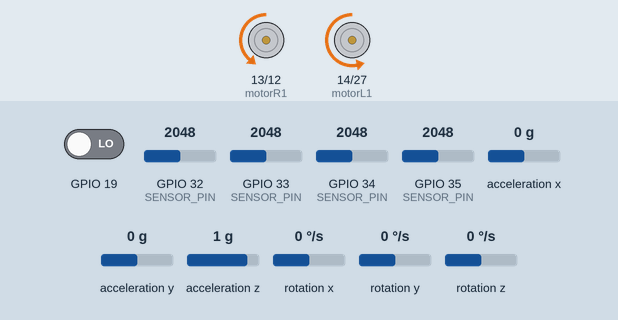
A sketch run on a simulated ESP32. Parts: motor-driver pin pairs drawn as motors (green arrow = first pin HIGH = forward, orange = second pin HIGH = backward, longer = more drive). Inputs (shaded band) come from the test bench; at power-on: acceleration x 0 g, GPIO 33 (SENSOR_PIN) = 2048, GPIO 34 (SENSOR_PIN) = 2048, GPIO 32 (SENSOR_PIN) = 2048, acceleration z 1 g, acceleration y 0 g, GPIO 19 LOW, GPIO 35 (SENSOR_PIN) = 2048, rotation x 0 °/s, rotation y 0 °/s, rotation z 0 °/s. The sensor or clock chip raises its interrupt line as the real part does; what the sketch prints to the serial monitor is not drawn.

Above: at 1.7 s.
1.8 s: acceleration x set to -1.4 g
At 2.8 s:
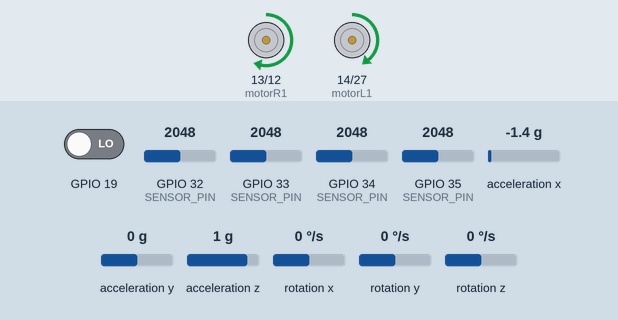
3.3 s: GPIO 33 (SENSOR_PIN) set to 1460
At 4.5 s:
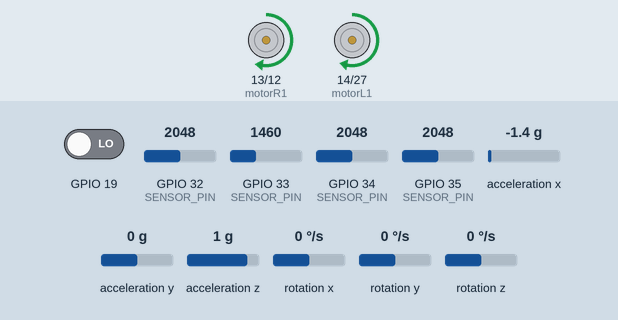
4.8 s: GPIO 34 (SENSOR_PIN) set to 2866
At 5.9 s:
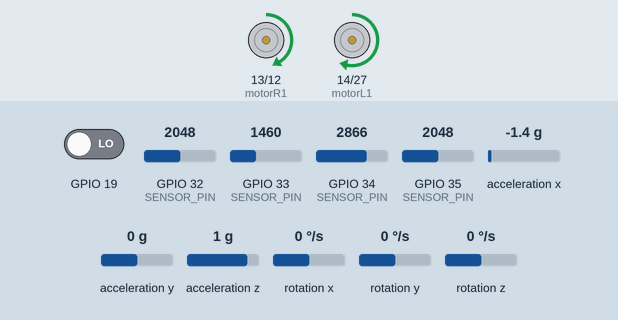
6.3 s: GPIO 32 (SENSOR_PIN) set to 1228
At 7.1 s:
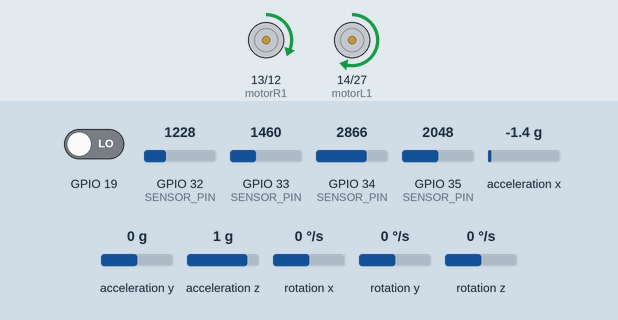
7.8 s: acceleration z set to -1.4 g
At 8.9 s:
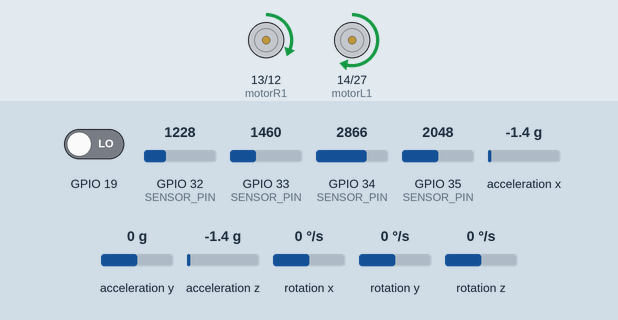
9.3 s: acceleration y set to -1.4 g
At 10.1 s:
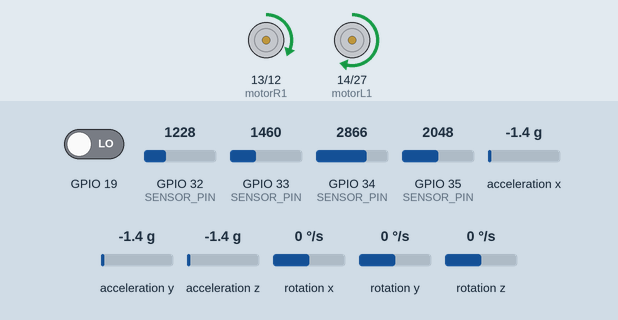
Timing chart, 0 to 11.8 s (numbered marks = the images above; inputs shaded):
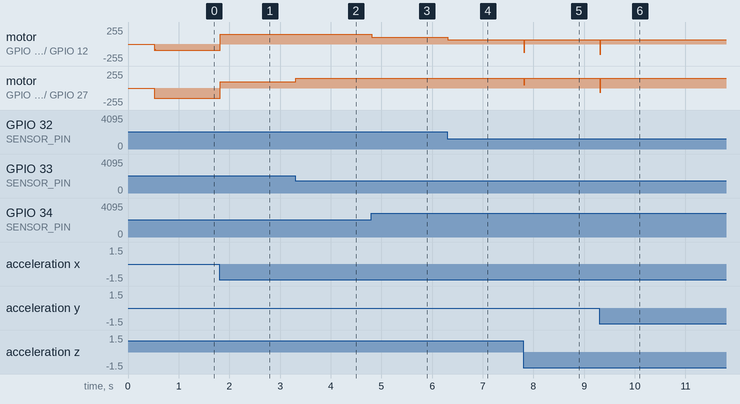

The sketch:

BALANCE_LF_REV2_PID.ino
```cpp
#include <Wire.h>
#include <MPU6050_6Axis_MotionApps20.h>
#include <PID_v1.h>

#define MIN_ABS_SPEED 10

// Define pin assignments
int motorL1 = 14;
int motorL2 = 27;
int motorR1 = 13;
int motorR2 = 12;

MPU6050 mpu;

bool dmpReady = false;
volatile bool mpuInterrupt = false;
uint8_t mpuIntStatus;
uint8_t devStatus;
uint16_t packetSize;
uint16_t fifoCount;
uint8_t fifoBuffer[64];

Quaternion q;
VectorFloat gravity;
float ypr[3];

double originalSetpoint = 174.00;
double setpoint = originalSetpoint;
double movingAngleOffset = 0.1;
double input, output;

double Kp = 17;
double Kd = 0.9;
double Ki = 250;
PID pidBalancing(&input, &output, &setpoint, Kp, Ki, Kd, DIRECT);

// Line follower sensor pins
int S0 = 34;
int S1 = 35;
int S2 = 32;
int S3 = 33;
int SENSOR_PIN[] = {S0, S1, S2, S3};
int sensorValues[4];

// PID for line following
double lineFollowingSetpoint = 1500;  // Adjust as needed
double lineFollowingInput, lineFollowingOutput;
double lineFollowingKp = 11;  // Adjust as needed
double lineFollowingKd = 0.2;  // Adjust as needed
double lineFollowingKi = 100;  // Adjust as needed
PID pidLineFollowing(&lineFollowingInput, &lineFollowingOutput, &lineFollowingSetpoint, lineFollowingKp, lineFollowingKi, lineFollowingKd, DIRECT);

void setup() {
  Serial.begin(115200);
  Wire.begin();
  Wire.setClock(400000);

  pinMode(motorL1, OUTPUT);
  pinMode(motorL2, OUTPUT);
  pinMode(motorR1, OUTPUT);
  pinMode(motorR2, OUTPUT);

  mpu.initialize();
  devStatus = mpu.dmpInitialize();
  mpu.setXGyroOffset(220);
  mpu.setYGyroOffset(76);
  mpu.setZGyroOffset(-85);
  mpu.setZAccelOffset(1788);

  if (devStatus == 0) {
    mpu.setDMPEnabled(true);
    attachInterrupt(digitalPinToInterrupt(19), dmpDataReady, RISING);
    mpuIntStatus = mpu.getIntStatus();
    dmpReady = true;
    packetSize = mpu.dmpGetFIFOPacketSize();

    pidBalancing.SetMode(AUTOMATIC);
    pidBalancing.SetSampleTime(10);
    pidBalancing.SetOutputLimits(-150, 150);

    pidLineFollowing.SetMode(AUTOMATIC);
    pidLineFollowing.SetSampleTime(10);
    pidLineFollowing.SetOutputLimits(-150, 150);
  } else {
    Serial.print(F("DMP Initialization failed (code "));
    Serial.print(devStatus);
    Serial.println(F(")"));
  }

  // Setup line follower sensor pins
  for (int i = 0; i < 4; i++) {
    pinMode(SENSOR_PIN[i], INPUT);
  }
}

void loop() {
  if (!dmpReady) return;

  while (!mpuInterrupt && fifoCount < packetSize) {
    fifoCount = mpu.getFIFOCount();
    if ((mpuIntStatus & 0x10) || fifoCount == 1024) {
      mpu.resetFIFO();
      Serial.println(F("FIFO overflow!"));
      break;
    }
  }

  if (mpuInterrupt) {
    mpuInterrupt = false;
    fifoCount = mpu.getFIFOCount();

    if (fifoCount >= packetSize) {
      mpu.getFIFOBytes(fifoBuffer, packetSize);
      fifoCount -= packetSize;
      mpu.dmpGetQuaternion(&q, fifoBuffer);
      mpu.dmpGetGravity(&gravity, &q);
      mpu.dmpGetYawPitchRoll(ypr, &q, &gravity);
      input = ypr[1] * 180 / M_PI + 180;

      // Line follower logic
      int linePosition = baca_garis();

      // Print line position and PWM values to Serial Monitor
      Serial.print("Line Position: ");
      Serial.println(linePosition);
      Serial.print("Balancing PWM: ");
      Serial.println(output);
      Serial.print("Line Following PWM: ");
      Serial.println(lineFollowingOutput);

      pidBalancing.Compute();
      pidLineFollowing.Compute();

      // Hitung output motor berdasarkan self-balancing dan line following
      int balancingOutput = output;

      // Perhitungan line following correction
      int lineFollowingCorrection = map(linePosition, -3000, 3000, -150, 150);

      // Berikan bobot pada masing-masing output
      int motorL = balancingOutput - lineFollowingCorrection;
      int motorR = balancingOutput + lineFollowingCorrection;

      // Limit kecepatan motor
      motorL = constrain(motorL, -150, 150);
      motorR = constrain(motorR, -150, 150);

      // Panggil fungsi motor untuk menggerakkan kedua motor
      moveMotors(motorL, motorR);
    }
  }
}

void moveMotors(int motorL, int motorR) {
  int leftSpeed = constrain(abs(motorL), MIN_ABS_SPEED, 150);
  int rightSpeed = constrain(abs(motorR), MIN_ABS_SPEED, 150);

  if (motorL > 0) {
    analogWrite(motorL1, leftSpeed);
    analogWrite(motorL2, 0);
  } else {
    analogWrite(motorL1, 0);
    analogWrite(motorL2, leftSpeed);
  }

  if (motorR > 0) {
    analogWrite(motorR1, rightSpeed);
    analogWrite(motorR2, 0);
  } else {
    analogWrite(motorR1, 0);
    analogWrite(motorR2, rightSpeed);
  }
}

int baca_garis() {
  for (int i = 0; i < 4; i++) {
    sensorValues[i] = analogRead(SENSOR_PIN[i]);
  }

  int linePosition = 0;

  for (int i = 0; i < 4; i++) {
    // Menggunakan nilai tengah 1500 sebagai rujukan
    linePosition += (sensorValues[i] - 1500) * (i - 1);
  }

  return linePosition;
}

void dmpDataReady() {
  mpuInterrupt = true;
}
```

Measured:
- after the input at 1.8 s, motor on GPIO 13 (motorR1) / GPIO 12 (motorR2): backward 96/255 → forward 150/255 at once; motor on GPIO 14 (motorL1) / GPIO 27 (motorL2): backward 150/255 → forward 96/255 at once
- after the input at 3.3 s, motor on GPIO 13 (motorR1) / GPIO 12 (motorR2): forward 150/255 → forward 146/255 at once; motor on GPIO 14 (motorL1) / GPIO 27 (motorL2): forward 96/255 → forward 150/255 at once
- after the input at 4.8 s, motor on GPIO 13 (motorR1) / GPIO 12 (motorR2): forward 146/255 → forward 105/255 at once
- after the input at 6.3 s, motor on GPIO 13 (motorR1) / GPIO 12 (motorR2): forward 105/255 → forward 64/255 at once
- after the input at 7.8 s, motor on GPIO 13 (motorR1) / GPIO 12 (motorR2): forward 64/255 → backward 124/255 at once, → forward 64/255 0.02 s later; motor on GPIO 14 (motorL1) / GPIO 27 (motorL2): forward 150/255 → forward 48/255 at once, → forward 150/255 0.02 s later
- after the input at 9.3 s, motor on GPIO 13 (motorR1) / GPIO 12 (motorR2): forward 64/255 → backward 150/255 at once, → forward 64/255 0.02 s later; motor on GPIO 14 (motorL1) / GPIO 27 (motorL2): forward 150/255 → backward 64/255 at once, → forward 150/255 0.02 s later
